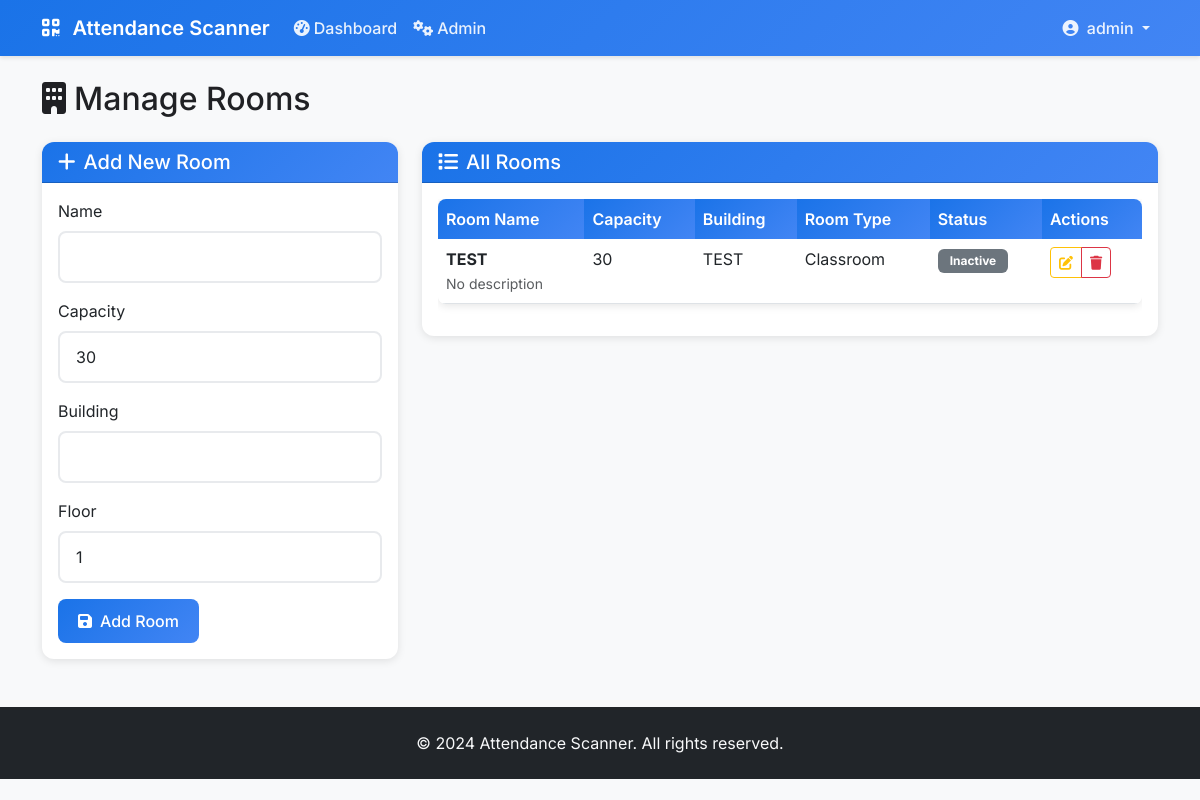
The app's page /manage-rooms/ (signed in) with its own data.
### scanner/models.py (models this page shows, shortened)
class User(AbstractUser):
    USER_TYPES = (
        ('student', 'Student'),
        ('professor', 'Professor'),
        ('admin', 'Admin'),
    )
    user_type = models.CharField(max_length=10, choices=USER_TYPES, default='student')
    student_id = models.CharField(max_length=20, blank=True, null=True, unique=True)
    barcode = models.CharField(max_length=50, blank=True, null=True, unique=True)
    phone = models.CharField(max_length=15, blank=True, null=True)

class Room(models.Model):
    name = models.CharField(max_length=50)
    capacity = models.IntegerField(default=30)
    building = models.CharField(max_length=50, blank=True, null=True)
    floor = models.IntegerField(default=1)

### scanner/views.py (the view)
# urls.py: path('manage-rooms/', views.manage_rooms, name='manage_rooms'),
@login_required
@user_passes_test(is_admin)
def manage_rooms(request):
    if request.method == 'POST':
        form = RoomForm(request.POST)
        if form.is_valid():
            form.save()
            messages.success(request, 'Room created successfully!')
            return redirect('manage_rooms')
    else:
        form = RoomForm()
    rooms = Room.objects.all().order_by('name')
    return render(request, 'scanner/manage_rooms.html', {'form': form, 'rooms': rooms})

### scanner/forms.py
class RoomForm(forms.ModelForm):
    class Meta:
        model = Room
        fields = ['name', 'capacity', 'building', 'floor']
        widgets = {
            'name': forms.TextInput(attrs={'class': 'form-control'}),
            'capacity': forms.NumberInput(attrs={'class': 'form-control'}),
            'building': forms.TextInput(attrs={'class': 'form-control'}),
            'floor': forms.NumberInput(attrs={'class': 'form-control'}),
        }

### scanner/views.py (called while the page is built)
def is_admin(user):
    return user.is_authenticated and user.user_type == 'admin'

### scanner/templates/scanner/manage_rooms.html (shortened to what this page needs)
{% extends 'scanner/base.html' %}
{% block content %}
<div class="row">
    <div class="col-12">
        <h2 class="mb-4">
            <i class="fas fa-building me-2"></i>Manage Rooms
        </h2>
    </div>
</div>
<div class="row">
    <div class="col-md-4">
        <div class="card">
            <div class="card-header">
                <h5 class="mb-0">
                    <i class="fas fa-plus me-2"></i>Add New Room
                </h5>
            </div>
            <div class="card-body">
                <form method="post">
                    {% for field in form %}
                        <div class="mb-3">
                            <label for="{{ field.id_for_label }}" class="form-label">{{ field.label }}</label>
                            {{ field }}
                        </div>
                    {% endfor %}
                    <button type="submit" class="btn btn-primary">
                        <i class="fas fa-save me-2"></i>Add Room
                    </button>
                </form>
            </div>
        </div>
    </div>
    <div class="col-md-8">
        <div class="card">
            <div class="card-header">
                <h5 class="mb-0">
                    <i class="fas fa-list me-2"></i>All Rooms
                </h5>
            </div>
            <div class="card-body">
                {% if rooms %}
                    <div class="table-responsive">
                        <table class="table table-hover">
                            <thead>
                                <tr>
                                    <th>Room Name</th>
                                    <th>Capacity</th>
                                    <th>Building</th>
                                    <th>Room Type</th>
                                    <th>Status</th>
                                    <th>Actions</th>
                                </tr>
                            </thead>
                            <tbody>
                                {% for room in rooms %}
                                    <tr>
                                        <td>
                                            <strong>{{ room.name }}</strong><br>
                                            <small class="text-muted">{{ room.description|default:"No description" }}</small>
                                        </td>
                                        <td>{{ room.capacity|default:"N/A" }}</td>
                                        <td>{{ room.building|default:"N/A" }}</td>
                                        <td>{{ room.room_type|default:"Classroom" }}</td>
                                        <td>
                                            {% if room.is_active %}
                                                <span class="badge bg-success">Active</span>
                                            {% else %}
                                                <span class="badge bg-secondary">Inactive</span>
                                            {% endif %}
                                        </td>
                                        <td>
                                            <div class="btn-group" role="group">
                                                <button type="button" class="btn btn-sm btn-outline-warning"
                                                        onclick="editRoom({{ room.id }}, '{{ room.name }}', '{{ room.capacity|default:"" }}', '{{ room.building|default:"" }}', '{{ room.room_type|default:"" }}', '{{ room.description|default:"" }}')"
                                                        title="Edit">
                                                    <i class="fas fa-edit"></i>
                                                </button>
                                                <a href="{% url 'delete_room' room.id %}"
                                                   class="btn btn-sm btn-outline-danger"
                                                   title="Delete"
                                                   onclick="return confirm('Are you sure you want to delete this room?')">
                                                    <i class="fas fa-trash"></i>
                                                </a>
                                            </div>
                                        </td>
                                    </tr>
                                {% endfor %}
                            </tbody>
                        </table>
                    </div>
                {% else %}
                    <div class="text-center py-4">
                        <i class="fas fa-building fa-3x text-muted mb-3"></i>
                        <h5>No Rooms Found</h5>
                        <p class="text-muted">No rooms have been added yet.</p>
                    </div>
                {% endif %}
            </div>
        </div>
    </div>
</div>
{% endblock %}

### scanner/templates/scanner/base.html (shortened to what this page needs)
<!DOCTYPE html>
<html lang="en">
  <head>
    <link
      href="https://cdn.jsdelivr.net/npm/bootstrap@5.3.0/dist/css/bootstrap.min.css"
      rel="stylesheet"
    />
    <link
      href="https://cdnjs.cloudflare.com/ajax/libs/font-awesome/6.4.0/css/all.min.css"
      rel="stylesheet"
    />
    {% load static %}
    <link href="{% static 'css/custom.css' %}" rel="stylesheet" />
  </head>
  <body>
    <nav class="navbar navbar-expand-lg navbar-dark">
      <div class="container">
        <a class="navbar-brand" href="{% url 'home' %}">
          <i class="fas fa-qrcode me-2"></i>
          Attendance Scanner
        </a>
        <div class="collapse navbar-collapse" id="navbarNav">
          <ul class="navbar-nav me-auto">
            {% if user.is_authenticated %}
            <li class="nav-item">
              <a class="nav-link" href="{% url 'dashboard' %}">
                <i class="fas fa-tachometer-alt me-1"></i>Dashboard
              </a>
            </li>
            {% if user.user_type == 'professor' %}
            <li class="nav-item">
              <a class="nav-link" href="{% url 'schedule_management' %}">
                <i class="fas fa-calendar-alt me-1"></i>Schedules
              </a>
            </li>
            {% elif user.user_type == 'admin' %}
            <li class="nav-item">
              <a class="nav-link" href="{% url 'admin_dashboard' %}">
                <i class="fas fa-cogs me-1"></i>Admin
              </a>
            </li>
            {% endif %} {% endif %}
          </ul>
          <ul class="navbar-nav">
            {% if user.is_authenticated %}
            <li class="nav-item dropdown">
              <a
                class="nav-link dropdown-toggle"
                href="#"
                id="navbarDropdown"
                role="button"
                data-bs-toggle="dropdown"
              >
                <i class="fas fa-user-circle me-1"></i>
                {{ user.get_full_name|default:user.username }}
              </a>
            </li>
            {% endif %}
          </ul>
        </div>
      </div>
    </nav>
    <main class="container my-4">{% block content %}{% endblock %}</main>
    <footer class="bg-dark text-light py-4 mt-5">
      <div class="container text-center">
        <p class="mb-0">&copy; 2024 Attendance Scanner. All rights reserved.</p>
      </div>
    </footer>
  </body>
</html>

### static/css/custom.css (style rules this page uses)
.card { transition: box-shadow 0.2s ease-in-out; }
.btn { transition: all 0.2s ease-in-out; }
.badge { font-size: 0.75rem; padding: 0.375rem 0.75rem; }

### scanner/templates/scanner/base.html (style rules this page uses)
:root { --primary-color: #1a73e8; --secondary-color: #34a853; --warning-color: #fbbc04; --danger-color: #ea4335; --light-gray: #f8f9fa; --border-color: #e8eaed; --text-primary: #202124; --text-secondary: #5f6368; }
* { font-family: "Inter", sans-serif; }
body { background-color: var(--light-gray); color: var(--text-primary); }
.navbar { background: linear-gradient(135deg, var(--primary-color), #4285f4); box-shadow: 0 2px 4px rgba(0, 0, 0, 0.1); }
.navbar-brand { font-weight: 600; color: white !important; }
.nav-link { color: rgba(255, 255, 255, 0.9) !important; font-weight: 500; transition: color 0.3s ease; }
.card { border: none; border-radius: 12px; box-shadow: 0 2px 8px rgba(0, 0, 0, 0.1); transition: transform 0.2s ease, box-shadow 0.2s ease; }
.card-header { background: linear-gradient(135deg, var(--primary-color), #4285f4); color: white; border-radius: 12px 12px 0 0 !important; font-weight: 600; }
.btn-primary { background: linear-gradient(135deg, var(--primary-color), #4285f4); border: none; border-radius: 8px; font-weight: 500; padding: 10px 20px; transition: all 0.3s ease; }
.form-control { border-radius: 8px; border: 2px solid var(--border-color); padding: 12px 16px; transition: border-color 0.3s ease; }
.table { border-radius: 8px; overflow: hidden; box-shadow: 0 2px 8px rgba(0, 0, 0, 0.1); }
.table thead th { background: linear-gradient(135deg, var(--primary-color), #4285f4); color: white; border: none; font-weight: 600; }

### records on screen
User: get_full_name "admin"
Room: name "TEST", description "No description", capacity "30", building "TEST", room_type "Classroom"

### other values on screen
{{ field.label }} "Name" "Capacity" "Building" "Floor"
